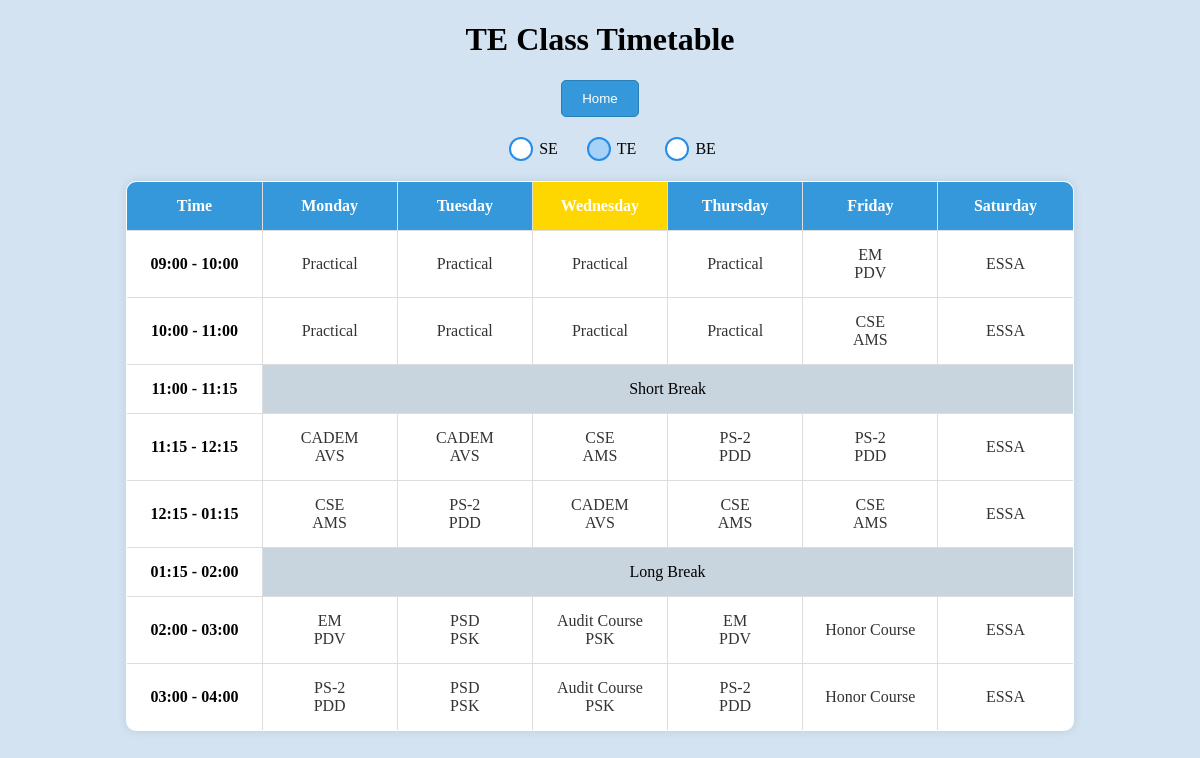
The app's page /elect_te_tt (signed in) with its own data.
### tables this page shows
CREATE TABLE "Elec_TE_TT" (
    id INTEGER PRIMARY KEY,
    day TEXT NOT NULL,
    time_slot TEXT NOT NULL,
    subject TEXT,
    instructor TEXT,
    room TEXT,
    UNIQUE (day, time_slot)
);

### app.py (the view)
@app.route('/elect_te_tt')
def elect_te_tt():
        if 'admin_username' not in session:
            return redirect(url_for('admin_login'))
        timetable_data = query_db('SELECT * FROM Elec_TE_TT ORDER BY day, time_slot')
        return render_template('elect_te_tt.html',timetable_data = timetable_data)

### app.py (called while the page is built)
def get_db():
    db = getattr(g, '_database', None)
    if db is None:
        db = g._database = sqlite3.connect(app.config['DATABASE'])
        db.row_factory = sqlite3.Row
    return db

def query_db(query, args=(), one=False):
    cur = get_db().execute(query, args)
    result = cur.fetchall()
    cur.close()
    column_names = [column[0] for column in cur.description]
    if not result:
        return None
    if one:
        return dict(zip(column_names, result[0]))
    return [dict(zip(column_names, row)) for row in result]

### templates/elect_te_tt.html (shortened to what this page needs)
<!DOCTYPE html>
<html lang="en">
<head>
</head>
<body>
  <h1>TE Class Timetable</h1>
  <button class="home-button" onclick="redirectToAdminOptions()">Home</button>
  <div class="toggles">
    <label for="seRadio">SE</label>
    <label for="teRadio">TE</label>
    <label for="beRadio">BE</label>
  </div>
  <div class="table-container te-table active">
    <table border="1" class="timetable-table">
      <tr>
        <th>Time</th>
        <th>Monday</th>
        <th>Tuesday</th>
        <th>Wednesday</th>
        <th>Thursday</th>
        <th>Friday</th>
        <th>Saturday</th>
      </tr>
      {% for time_slot in ['09:00 - 10:00', '10:00 - 11:00', '11:00 - 11:15', '11:15 - 12:15', '12:15 - 01:15', '01:15 - 02:00', '02:00 - 03:00','03:00 - 04:00'] %}
      <tr>
        <td>{{ time_slot }}</td>
        {% for day in ['Monday', 'Tuesday', 'Wednesday', 'Thursday', 'Friday', 'Saturday'] %}
          {% if time_slot == '11:00 - 11:15' or time_slot == '01:15 - 02:00' %}
            {% if day == 'Monday' %}
              <td colspan="6" style="background-color: rgb(200, 212, 222); text-align: center;">
                {% if time_slot == '11:00 - 11:15' %}
                  Short Break
                {% elif time_slot == '01:15 - 02:00' %}
                  Long Break
                {% endif %}
              </td>
            {% endif %}
          {% else %}
            <td>
              {% for entry in timetable_data %}
                {% if entry.day == day and entry.time_slot == time_slot %}
                  {% if entry.instructor is not none %}
                    <a onclick='confirmNavigation("{{ entry.subject }}", "{{ entry.instructor }}", "{{ entry.time_slot }}")'>
                      {{ entry.subject }} <br>
                      {{ entry.instructor }} <br>
                    </a>
                  {% else %}
                    <a onclick='confirmNavigation("{{ entry.subject }}", null, "{{ entry.time_slot }}")'>
                      {{ entry.subject }} <br>
                    </a>
                  {% endif %}
                {% endif %}
              {% endfor %}
            </td>
          {% endif %}
        {% endfor %}
      </tr>
      {% endfor %}
    </table>
  </div>
</body>
</html>

### templates/elect_te_tt.html (style rules this page uses)
h1 { text-align: center; }
body { background-color: #D3E3F1; }
table { border-collapse: collapse; width: 50%; margin: auto; background-color: #fff; }
th, td { text-align: center; padding: 8px 0px 8px 0px; border: 1px solid black; }
td { transition: background-color 0.3s ease-in-out; width: 80px; }
tr>td:nth-child(1) { font-weight: bold; }
a { text-decoration: none; color: inherit; cursor: pointer; display: block; }
.table-container { display: none; transition: opacity 0.5s ease-in-out; }
.table-container.active { display: block; }
input[type="radio"]+label { position: relative; padding-left: 30px; cursor: pointer; display: inline-block; line-height: 24px; font-size: 16px; }
input[type="radio"]+label:before { content: ""; position: absolute; left: 0; top: 50%; transform: translateY(-50%); width: 20px; height: 20px; border: 2px solid rgb(37, 141, 233); background-color: #fff; border-radius: 50%; transition: background-color 0.3s ease-in-out; }
input[type="radio"]:checked+label:before { background-color: rgb(167, 209, 246); }
.toggles { margin: 20px; text-align: center; }
.home-button { display: block; margin: 20px auto; padding: 10px 20px; text-align: center; text-decoration: none; color: #fff; background-color: #3498db; border: 1px solid #2980b9; border-radius: 5px; cursor: pointer; transition: background-color 0.3s ease-in-out; }
table { border-collapse: collapse; width: 80%; margin: auto; background-color: #fff; margin-top: 20px; border-radius: 10px; overflow: hidden; box-shadow: 0 0 10px rgba(0, 0, 0, 0.1); }
th, td { text-align: center; padding: 15px 10px; border: 1px solid #ddd; }
th { background-color: #3498db; color: #fff; }
td { transition: background-color 0.3s ease-in-out; }
td a { color: #333; text-decoration: none; display: block; }
th.current-day { background-color: #FFD700; }

### records on screen
Elec_TE_TT: subject "Practical"
Elec_TE_TT: subject "Practical"
Elec_TE_TT: subject "Practical"
Elec_TE_TT: subject "Practical"
Elec_TE_TT: subject "EM", instructor "PDV"
Elec_TE_TT: subject "ESSA"
Elec_TE_TT: subject "Practical"
Elec_TE_TT: subject "Practical"
Elec_TE_TT: subject "Practical"
Elec_TE_TT: subject "Practical"
Elec_TE_TT: subject "CSE", instructor "AMS"
Elec_TE_TT: subject "ESSA"
Elec_TE_TT: subject "CADEM", instructor "AVS"
Elec_TE_TT: subject "CADEM", instructor "AVS"
Elec_TE_TT: subject "CSE", instructor "AMS"
Elec_TE_TT: subject "PS-2", instructor "PDD"
Elec_TE_TT: subject "PS-2", instructor "PDD"
Elec_TE_TT: subject "ESSA"
Elec_TE_TT: subject "CSE", instructor "AMS"
Elec_TE_TT: subject "PS-2", instructor "PDD"
Elec_TE_TT: subject "CADEM", instructor "AVS"
Elec_TE_TT: subject "CSE", instructor "AMS"
Elec_TE_TT: subject "CSE", instructor "AMS"
Elec_TE_TT: subject "ESSA"
Elec_TE_TT: subject "EM", instructor "PDV"
Elec_TE_TT: subject "PSD", instructor "PSK"
Elec_TE_TT: subject "Audit Course", instructor "PSK"
Elec_TE_TT: subject "EM", instructor "PDV"
Elec_TE_TT: subject "Honor Course"
Elec_TE_TT: subject "ESSA"
Elec_TE_TT: subject "PS-2", instructor "PDD"
Elec_TE_TT: subject "PSD", instructor "PSK"
Elec_TE_TT: subject "Audit Course", instructor "PSK"
Elec_TE_TT: subject "PS-2", instructor "PDD"
Elec_TE_TT: subject "Honor Course"
Elec_TE_TT: subject "ESSA"

### other values on screen
{{ time_slot }} "09:00 - 10:00" "10:00 - 11:00" "11:00 - 11:15" "11:15 - 12:15" "12:15 - 01:15" "01:15 - 02:00" "02:00 - 03:00" "03:00 - 04:00"
